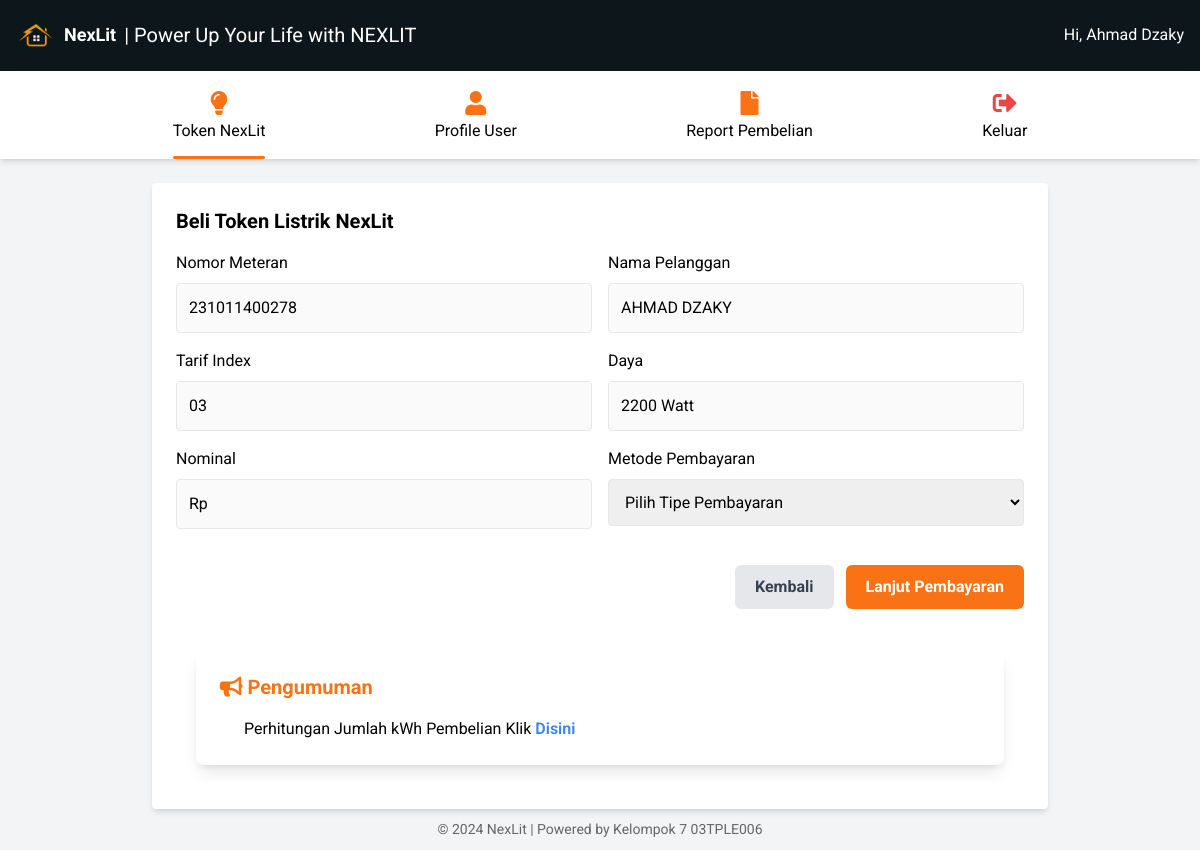
Page /belitoken.php?no_meteran=231011400278 (signed in) on the committed database.
### tables this page shows
CREATE TABLE `customer` (
  `id` int NOT NULL,
  `no_meteran` bigint NOT NULL,
  `nama_pelanggan` varchar(100) NOT NULL,
  `kontak_pelanggan` varchar(15) NOT NULL,
  `tipe_rumah` enum('1BR','2BR','3BR','4BR') NOT NULL,
  `rukun_tetangga` varchar(3) NOT NULL,
  `rukun_warga` varchar(3) NOT NULL,
  `kode_pos` varchar(5) NOT NULL,
  `alamat` varchar(100) NOT NULL,
  `id_tarif` int DEFAULT NULL,
  `daya` int DEFAULT NULL,
  `created_by` varchar(15) NOT NULL
);

### belitoken.php (the view, shortened to what this page needs)
<?php
include 'connection.php';
$nama_pelanggan = $_SESSION['nama_pelanggan'];
$nominal = isset($_SESSION['nominal']) ? $_SESSION['nominal'] : '';
if (isset($_GET['no_meteran'])) {
    $no_meteran = $_GET['no_meteran'];
    $sql = "SELECT * FROM customer WHERE no_meteran = '$no_meteran' LIMIT 1";
    $result = mysqli_query($connection, $sql);
    if (mysqli_num_rows($result) > 0) {
        $customer = mysqli_fetch_assoc($result);
    } else {
        echo "Data pelanggan tidak ditemukan!";
        exit();
    }
} else {
    echo "No meteran tidak tersedia!";
    exit();
}
?>
<!DOCTYPE html>
<html lang="en">
<head>
    <script src="https://cdn.tailwindcss.com"></script>
    <link href="https://cdnjs.cloudflare.com/ajax/libs/font-awesome/5.15.3/css/all.min.css" rel="stylesheet"/>
</head>
<body class="bg-gray-100">
<header class="bg-[#0d171b] p-4 flex justify-between items-center">
    <div class="flex items-center">
        <img src="assets/logorumah.jpg" alt="NexLit logo" class="mr-2" width="40" height="40">
        <span class="text-white text-lg font-bold">NexLit</span>
        <span class="text-white ml-2 text-sm sm:text-base md:text-lg lg:text-xl">| Power Up Your Life with NEXLIT</span>
    </div>
    <div class="text-white flex items-center justify-center">
        <p class="hidden sm:block ml-2">Hi, <?= ucwords(strtolower($nama_pelanggan)) ?></p>
    </div>
</header>
<nav class="bg-white shadow-md">
        <div class="container mx-auto flex justify-around py-4">
            <a href="pembeliantoken.php" class="text-center active">
                <i class="fas fa-lightbulb text-2xl text-orange-500"></i>
                <p>Token NexLit</p>
            </a>
            <a href="profileuser.php" class="text-center">
                <i class="fas fa-user text-2xl text-orange-500"></i>
                <p>Profile User</p>
            </a>
            <a href="reportuser.php" class="text-center">
                <i class="fas fa-file text-2xl text-orange-500"></i>
                <p>Report Pembelian</p>
            </a>
            <a href="logout.php" class="text-center">
                <i class="fas fas fa-sign-out-alt text-2xl text-red-500"></i>
                <p>Keluar</p>
            </a>
        </div>
</nav>
<main class="container mx-auto mt-6 lg:max-w-4xl">
    <form action="" method="POST" class="bg-white p-6 rounded shadow-md">
        <h2 class="text-xl font-bold mb-4">Beli Token Listrik NexLit</h2>
        <div class="input-container">
            <div class="input-item">
                <label for="customer_id" class="block mb-2">Nomor Meteran</label>
                <input type="text" id="customer_id" name="customer_id" class="w-full p-3 border rounded mb-4" value="<?php echo htmlspecialchars($customer['no_meteran']); ?>" disabled>
            </div>
            <div class="input-item">
                <label for="customer_name" class="block mb-2">Nama Pelanggan</label>
                <input type="text" id="customer_name" name="customer_name" class="w-full p-3 border rounded mb-4" value="<?php echo htmlspecialchars($customer['nama_pelanggan']); ?>" disabled>
            </div>
        </div>
        <div class="input-container">
            <div class="input-item">
                <label for="tarif_index" class="block mb-2">Tarif Index</label>
                <input type="text" id="tarif_index" name="tarif_index" class="w-full p-3 border rounded mb-4" value="0<?php echo htmlspecialchars($customer['id_tarif']); ?>" disabled>
            </div>
            <div class="input-item">
                <label for="daya" class="block mb-2">Daya</label>
                <input type="text" id="daya" name="daya" class="w-full p-3 border rounded mb-4" value="<?php echo htmlspecialchars($customer['daya']) . " ". "Watt" ; ?>" disabled>
            </div>
        </div>
        <div class="input-container">
            <div class="input-item">
                <label for="nominal" class="block mb-2">Nominal</label>
                <input type="text" id="nominal" name="nominal" class="w-full p-3 border rounded mb-4" value="Rp<?php echo htmlspecialchars($nominal); ?>" disabled>
            </div>
            <div class="input-item">
                <label for="payment_id" class="block mb-2">Metode Pembayaran</label>
                <select name="payment_id" id="payment_id" class="w-full p-3 border rounded mb-4">
                    <option value="" disabled selected>Pilih Tipe Pembayaran</option>
                </select>
            </div>
        </div>
        <div class="button-container flex justify-end">
            <button type="button" class="btn btn-cancel" onclick="location.href='pembeliantoken.php'">Kembali</button>
            <button type="submit" class="btn btn-submit">Lanjut Pembayaran</button>
        </div>
        <div class="pengumuman bg-white shadow-lg rounded-lg p-6">
            <h3 class="text-xl font-bold text-orange-500 mb-4">
                <i class="fas fa-bullhorn"></i> Pengumuman
            </h3>
            <ul class="list-disc pl-6">
                <p>
                    Perhitungan Jumlah kWh Pembelian Klik
                    <a href="faq.php?form=2" class="text-blue-500 hover:text-blue-700 font-semibold transition duration-200">
                        Disini
                    </a>
                </p>
            </ul>
        </div>
    </form>
    <footer class="footer">
        <p>&copy; 2024 NexLit | Powered by Kelompok 7 03TPLE006</p>
    </footer>
</main>
</body>
</html>

### belitoken.php (style rules this page uses)
body { font-family: 'Roboto', sans-serif; }
.input-container { display: flex; justify-content: space-between; gap: 16px; }
.input-item { flex: 1; }
.input-item input { width: 100%; }
.pengumuman { margin: 40px 20px 20px; }
.button-container { margin-top: 20px; display: flex; justify-content: flex-end; gap: 12px; }
.btn { font-size: 16px; font-weight: bold; padding: 10px 20px; border: none; border-radius: 6px; cursor: pointer; transition: background-color 0.3s ease, transform 0.2s ease; }
.btn-cancel { background-color: #e5e7eb; color: #374151; }
.btn-submit { background-color: #f97316; color: white; }
.footer { text-align: center; padding: 10px; font-size: 14px; color: #666; }
.footer p { margin: 0; }
nav a.active { position: relative; }
nav a.active::after { content: ''; position: absolute; bottom: -16px; left: 0; width: 100%; height: 3px; background-color: #f97316; border-radius: 2px; }

### rows in the picture
customer: customer_id "231011400278", customer_name "AHMAD DZAKY", tarif_index "03", daya "2200 Watt"

### other values in the picture
$nama_pelanggan "Ahmad Dzaky"
